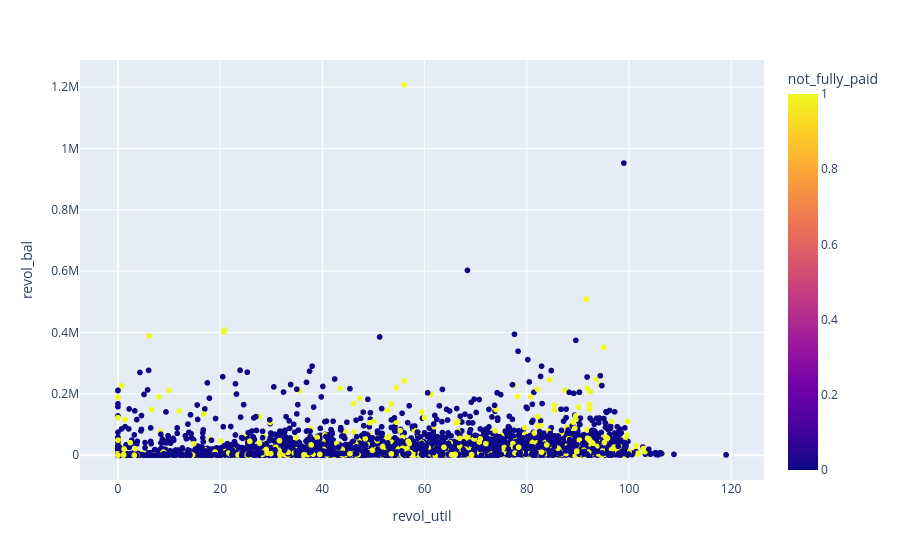

The code cell stored with this chart in its notebook:
### Code cell
px.scatter(data_frame=df, 
           x = 'revol_util',
           y = 'revol_bal',
           color = 'not_fully_paid')

### Figure 1 — Plotly figure (JSON) as saved in the notebook; plotly's stock layout.template omitted (floating-point values rounded to 4 significant figures; data arrays with more than 128 entries replaced by an {"elided": "..."} marker saying what was removed)
{"data": [{"hovertemplate": "revol_util=%{x}<br>revol_bal=%{y}<br>not_fully_paid=%{marker.color}<extra></extra>", "legendgroup": "", "marker": {"color": {"elided": "9578 int values"}, "coloraxis": "coloraxis", "symbol": "circle"}, "mode": "markers", "name": "", "showlegend": false, "type": "scattergl", "x": {"elided": "9578 float values"}, "xaxis": "x", "y": {"elided": "9578 int values"}, "yaxis": "y"}], "layout": {"coloraxis": {"colorbar": {"title": {"text": "not_fully_paid"}}, "colorscale": [[0, "#0d0887"], [0.1111, "#46039f"], [0.2222, "#7201a8"], [0.3333, "#9c179e"], [0.4444, "#bd3786"], [0.5556, "#d8576b"], [0.6667, "#ed7953"], [0.7778, "#fb9f3a"], [0.8889, "#fdca26"], [1, "#f0f921"]]}, "legend": {"tracegroupgap": 0}, "margin": {"t": 60}, "xaxis": {"anchor": "y", "domain": [0, 1], "title": {"text": "revol_util"}}, "yaxis": {"anchor": "x", "domain": [0, 1], "title": {"text": "revol_bal"}}}}
